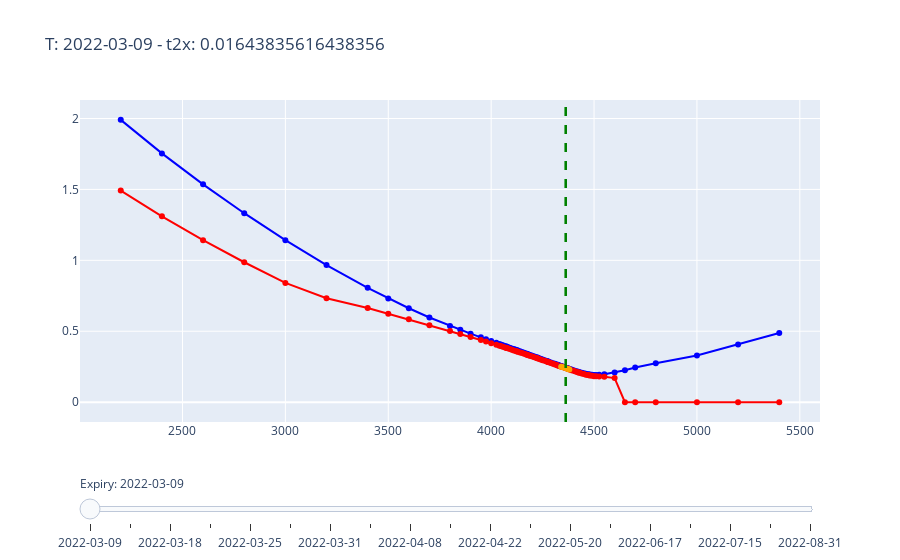
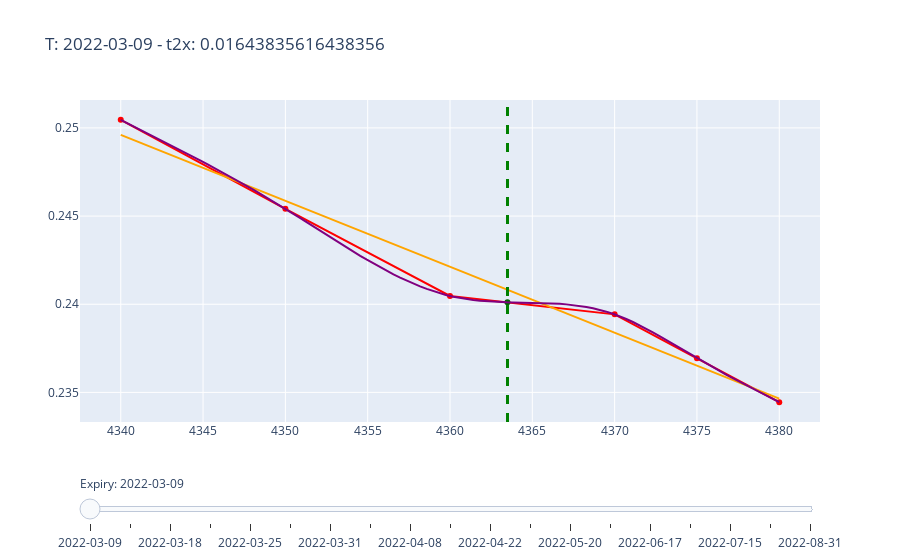
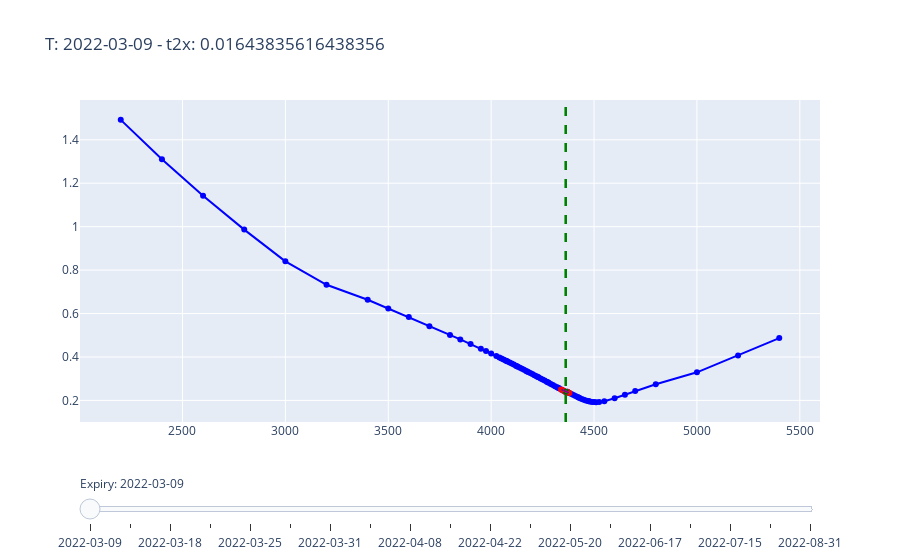
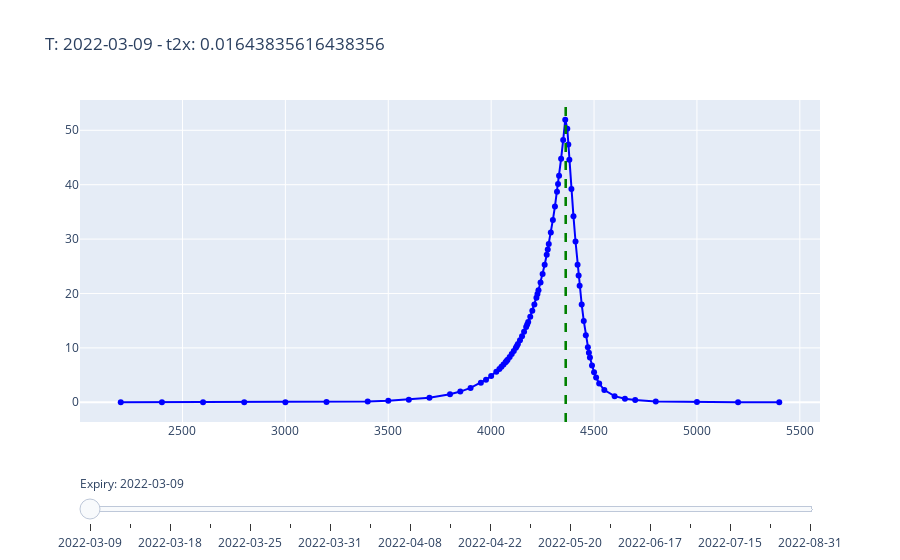

These figures' notebook cell, in order:
### Code cell
nb.plot_put_call_iv(plot_closeup=False)
nb.plot_iv(plot_closeup=True)
nb.plot_iv(plot_closeup=False)
nb.plot_price(plot_closeup=False)
